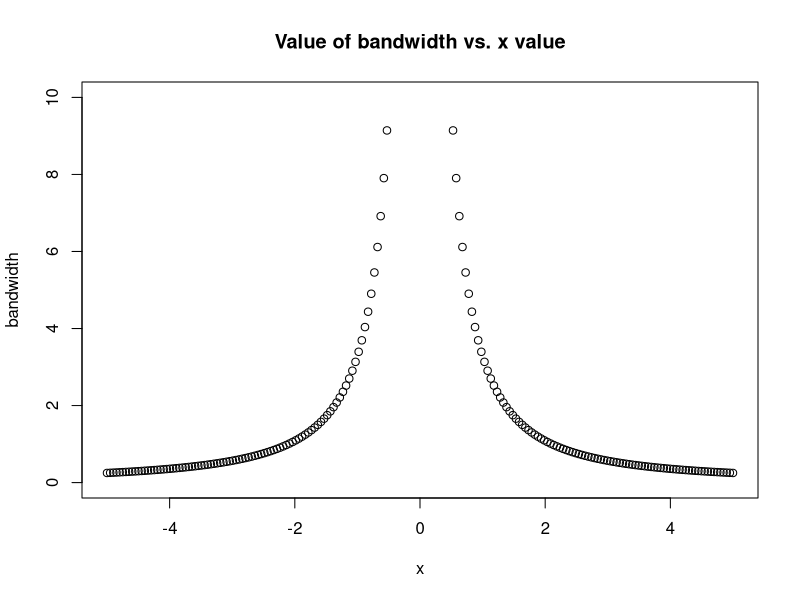
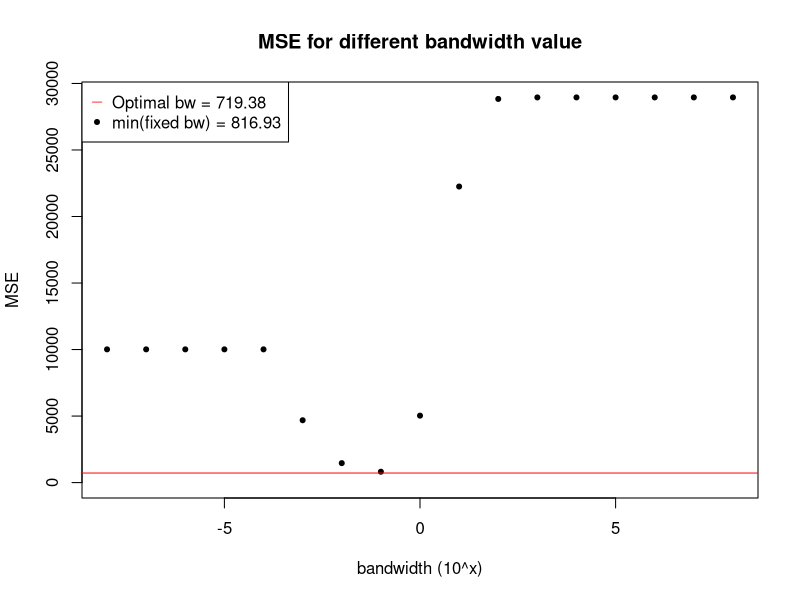
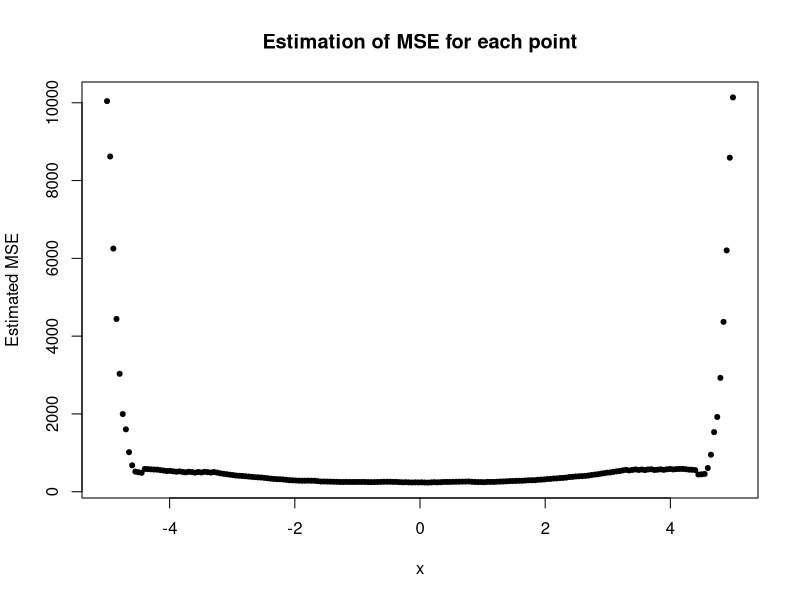

The R script that drew these images, in order:
gauss.kernel2 = function(x, y,ind,b){
  k = exp(-((x[ind] - x)^2)/(2*b))*(1/sqrt(2*pi*b))
  yhat = sum(k*y)/sum(k)
  return(yhat)
}

gaussian.smooth2 = function(x,y,b){
  yhat = vector(length = length(y))
  for(i in 1:length(y)){
    yhat[i] = gauss.kernel2(x,y,i,b)
  }
  return(yhat)
}

gauss.kernel = function(x, y,ind,b,win,proportion){
  b = max(b, 1e-6)
  ran = (max(range(x)) - min(range(x)))*proportion
  
  xfix = x[ind]
  
  ub =  min(xfix + win*b, xfix + ran/2) #upperbound
  lb =  max(xfix - win*b, xfix - ran/2) #lowerbound
  
  xnew = x[x >= lb & x <= ub]
  ynew = y[x >= lb & x <= ub]
  k = exp(-((xfix - xnew)^2)/(2*b))
  yhat = sum(k*ynew)/sum(k)
  return(yhat)
}

gaussian.smooth = function(x,y,b,win,proportion){
  yhat = vector(length = length(y))
  for(i in 1:length(y)){
    yhat[i] = gauss.kernel(x,y,i,b[i],win,proportion)  # adaptive bandwidth
  }
  return(yhat)
}






win = 2
proportion = 0.2
x =  seq(-5,5,length.out = 200) 
u =  x^4+600
sd = 100
var = sd^2
#y = u + rnorm(length(u),0,sd)
n = length(x)
u2 = 12*x^2  #second derivative of u
b = (var/(2*sqrt(pi)*u2^2))^(2/5) #calculate optimal bandwidth

plot(x,b, ylim = c(0,10), ylab = "bandwidth", main = "Value of bandwidth vs. x value")

MSE_b = NULL
bandw = 10^(seq(-8,8,1))

SSE.true = matrix(rep(NA, 1000*n),nrow = 1000)
MSE_b = matrix(rep(NA, 1000*length(bandw)), nrow = 1000)
MSE = NULL
for (j in 1:1000) {
  set.seed(j)
  y = u + rnorm(length(u),0,sd)
  SSE = (gaussian.smooth(x,y,b, win, proportion ) - u)^2
  MSE[j] = mean(SSE)
  SSE.true[j,] = SSE
  for (i in 1:length(bandw)) {
    SSE_vec  = (gaussian.smooth2(x,y, rep( bandw[i], length(b))) - u)^2
    MSE_b[j,i] = mean(SSE_vec)
  }
}


plot(seq(-8,8,1), colMeans(MSE_b), type = "p", ylab = "MSE", xlab = "bandwidth (10^x)", ylim = c(0, max( colMeans(MSE_b) )), xlim = c(-8,8), pch=20, main = "MSE for different bandwidth value" )
abline(h = mean(MSE), col = "red") #MSE of optimal bandwidth
legend("topleft", pch = c(95, 20), legend = c("Optimal bw = 719.38", "min(fixed bw) = 816.93"), col = c("red", "black"))

plot(x, y = colMeans(SSE.true), pch = 20, ylab = "Estimated MSE", main = "Estimation of MSE for each point")

